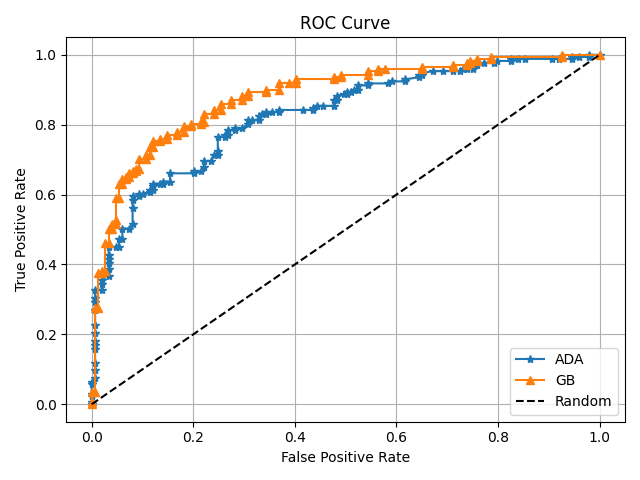

This chart was generated by the following Python code:
import matplotlib.pyplot as plt
import pandas as pd
from sklearn.ensemble import RandomForestClassifier, AdaBoostClassifier, GradientBoostingClassifier
from sklearn.metrics import accuracy_score, roc_curve, auc
from sklearn.model_selection import train_test_split
from sklearn.tree import DecisionTreeClassifier

df = pd.read_csv("lab1/winequality_processed.csv")

cols = [_ for _ in df.columns if _ not in ["quality","quality_category_high"]]
X = df[cols]
y = df["quality_category_high"]

X_train, X_test, y_train, y_test = train_test_split(X, y, test_size=0.2,
                                                    random_state=42,stratify=y)


#2

rf = RandomForestClassifier(
    n_estimators=200,
    max_features="sqrt",
    oob_score=True,
    random_state=42,
    n_jobs=-1
)

rf.fit(X, y)
rf2 = RandomForestClassifier(
    n_estimators=200,
    max_features="sqrt",
    oob_score=True,
    random_state=42,
    n_jobs=-1
)
rf2.fit(X_train, y_train)

print(f"RANDOM FOREST MODEL\n"
      f"OOB ACCURACY: {rf.oob_score_:.3f}"
      f"\nOOB ERROR: {1 - rf.oob_score_:.3f}")
print(f"RANDOM FOREST MODEL 2\n"
      f"OOB ACCURACY: {rf2.oob_score_:.3f}"
      f"\nOOB ERROR: {1 - rf2.oob_score_:.3f}")


#3

base_model = DecisionTreeClassifier(max_depth=1, random_state=42)

ada = AdaBoostClassifier(
    estimator=base_model,
    n_estimators=200,
    learning_rate=0.1,
    random_state=42
)

ada.fit(X_train, y_train)

y_pred_ada = ada.predict(X_test)
y_proba_ada = ada.predict_proba(X_test)[:,1]

acc_ada = accuracy_score(y_test, y_pred_ada)
fpr_ada,trp_ada,thr_ada = roc_curve(y_test, y_proba_ada)
auc_ada = auc(fpr_ada, trp_ada)
print(f"ADA BOOST\n"
      f"Accuracy: {acc_ada:.3f}"
      f"\nAUC: {auc_ada:.3f}")

gb = GradientBoostingClassifier(
    n_estimators=200,
    learning_rate=0.1,
    max_depth=3,
    random_state=42,
)
gb.fit(X_train, y_train)

y_pred_gb = gb.predict(X_test)
y_proba_gb = gb.predict_proba(X_test)[:,1]

acc_gb = accuracy_score(y_test, y_pred_gb)
fpr_gb,trp_gb,thr_gb = roc_curve(y_test, y_proba_gb)
auc_gb = auc(fpr_gb, trp_gb)

print(f"GB BOOST\n"
      f"Accuracy: {acc_gb:.3f}"
      f"\nAUC: {auc_gb:.3f}"
)

plt.figure()
plt.plot(fpr_ada,trp_ada, marker = "*",label="ADA")
plt.plot(fpr_gb,trp_gb, marker = "^",label="GB")

plt.plot([0,1],[0,1], "k--", label = "Random")
plt.xlabel("False Positive Rate")
plt.ylabel("True Positive Rate")
plt.title("ROC Curve")
plt.legend(loc = "lower right")
plt.grid(True)
plt.tight_layout()
plt.savefig("laba4/lab4.png")
